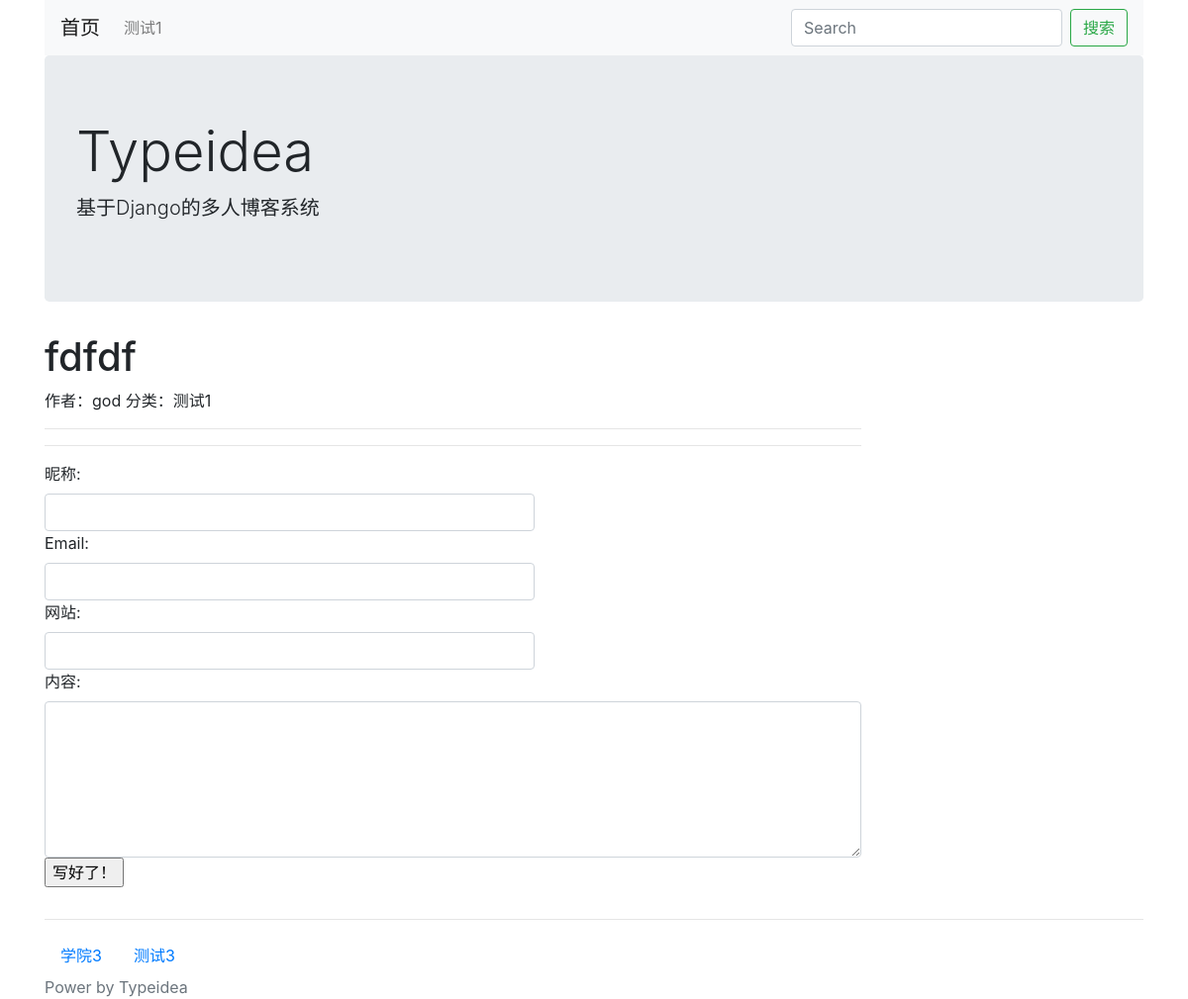
The page /post/3 on the database as committed earlier.
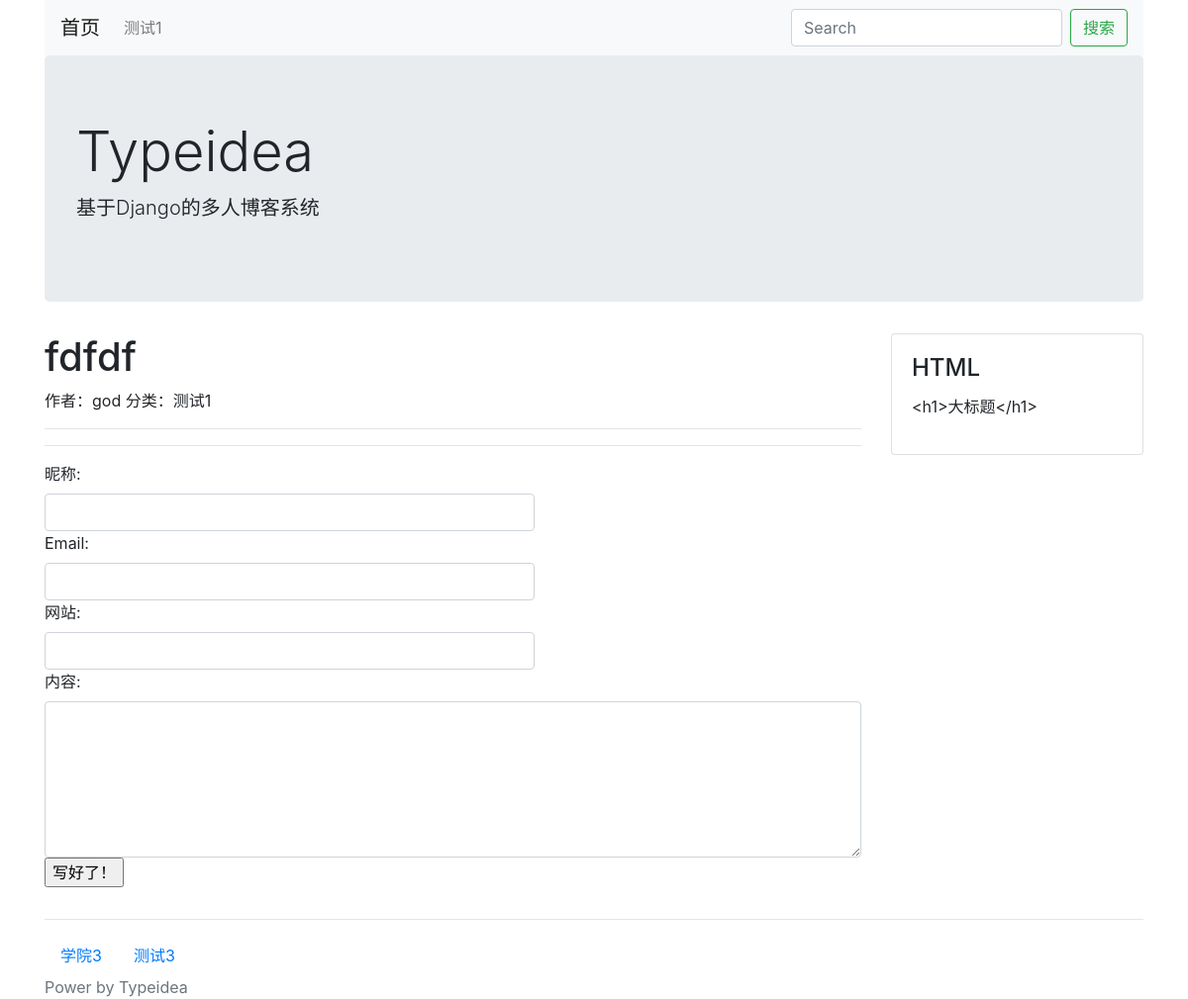
The same page on the database as committed later.
### blog/models.py (models this page shows, shortened)
class Category(models.Model):
    STATUS_NORMAL = 1
    STATUS_DELETE = 0
    STATUS_ITEMS = (
        (STATUS_NORMAL, '正常'),
        (STATUS_DELETE, '删除'),
    )
    name = models.CharField(max_length=50, verbose_name='名称')
    status = models.PositiveIntegerField(default=STATUS_NORMAL, choices=STATUS_ITEMS, verbose_name='状态')
    is_nav = models.BooleanField(default=False, verbose_name='是否为导航')
    owner = models.ForeignKey(User, verbose_name='作者', on_delete=models.DO_NOTHING)
    created_time = models.DateTimeField(auto_now_add=True, verbose_name='创建时间')
    @classmethod
    def get_navs(cls):
        categories = cls.objects.filter(status=cls.STATUS_NORMAL)
        nav_categories = []
        normal_categories = []
        for cate in categories:
            if cate.is_nav:
                nav_categories.append(cate)
            else:
                normal_categories.append(cate)
        context = dict()
        context['navs'] = nav_categories
        context['categories'] = normal_categories
        return context
    class Meta:
        verbose_name = verbose_name_plural = '分类'

### config/models.py (models this page shows)
class SideBar(models.Model):
    STATUS_SHOW = 1
    STATUS_HIDE = 0
    STATUS_ITEMS = (
        (STATUS_SHOW, '展示'),
        (STATUS_HIDE, '隐藏'),
    )
    DISPLAY_HTML = 1
    DISPLAY_LATEST = 2
    DISPLAY_HOT = 3
    DISPLAY_COMMENT = 4
    SIDE_TYPE = (
        (DISPLAY_HTML, 'HTML'),
        (DISPLAY_LATEST, '最新文章'),
        (DISPLAY_HOT, '最热文章'),
        (DISPLAY_COMMENT, '最近评论'),
    )
    title = models.CharField(max_length=50, verbose_name='标题')
    display_type = models.PositiveIntegerField(default=1, choices=SIDE_TYPE, verbose_name='展示类型')
    content = models.CharField(max_length=500, blank=True, verbose_name='内容', help_text='如果设置的不是 HTML 类型，可为空')
    status = models.PositiveIntegerField(default=STATUS_SHOW, choices=STATUS_ITEMS, verbose_name='状态')
    owner = models.ForeignKey(User, verbose_name='作者', on_delete=models.DO_NOTHING)
    created_time = models.DateTimeField(auto_now_add=True, verbose_name='创建时间')
    @property
    def content_html(self):
        from blog.models import Post
        from comment.models import Comment
        result = ''
        context = dict()
        if self.display_type == self.DISPLAY_HTML:
            result = self.content
        elif self.display_type == self.DISPLAY_LATEST:
            context['posts'] = Post.latest_posts()
            result = render_to_string('config/blocks/sidebar_posts.html', context)
        elif self.display_type == self.DISPLAY_HOT:
            context['posts'] = Post.hot_posts()
            result = render_to_string('config/blocks/sidebar_posts.html', context)
        elif self.display_type == self.DISPLAY_COMMENT:
            context['comments'] = Comment.objects.filter(status=Comment.STATUS_NORMAL)
            result = render_to_string('config/blocks/sidebar_comments.html', context)
        return result
    @classmethod
    def get_all(cls):
        return cls.objects.filter(status=cls.STATUS_SHOW)
    class Meta:
        verbose_name = verbose_name_plural = '侧边栏'

### blog/views.py (the view)
# urls.py: path('post/<int:post_id>', views.PostDetailView.as_view(), name='post_detail'),  # 详情页
class PostDetailView(CommonViewMixin, DetailView):
    queryset = Post.latest_posts()  # 获取了所有博客数据
    template_name = 'blog/detail.html'  # 指定模板页面
    context_object_name = 'post'
    pk_url_kwarg = 'post_id'  # url传进来的参数
    def get(self, request, *args, **kwargs):
        response = super().get(request, *args, **kwargs)
        self.handle_visited()
        return response
    def handle_visited(self):
        increase_pv = False
        increase_uv = False
        uid = self.request.uid
        pv_key = 'pv:{}:{}'.format(uid, self.request.path)
        uv_key = 'uv:{}:{}:{}'.format(uid, str(date.today()), self.request.path)
        if not cache.get(pv_key):
            increase_pv = True
            cache.set(pv_key, 1, 1*60)  # 1分钟有效
        if not cache.get(uv_key):
            increase_uv = True
            cache.set(uv_key, 1, 24*60*60)  # 24小时有效
        if increase_pv and increase_uv:
            Post.objects.filter(pk=self.object.id).update(pv=F('pv') + 1, uv=F('uv') + 1)
        elif increase_pv:
            Post.objects.filter(pk=self.object.id).update(pv=F('pv') + 1)
        elif increase_uv:
            Post.objects.filter(pk=self.object.id).update(uv=F('uv') + 1)

### comment/forms.py (shortened to what this page needs)
class CommentForm(forms.ModelForm):
    nickname = forms.CharField(
        label='昵称',
        max_length=50,
        widget=forms.widgets.Input(
            attrs={'class': 'form-control', 'style': 'width: 60%;'}
        )
    )
    email = forms.CharField(
        label='Email',
        max_length=50,
        widget=forms.widgets.EmailInput(
            attrs={'class': 'form-control', 'style': 'width: 60%;'}
        )
    )
    website = forms.CharField(
        label='网站',
        max_length=100,
        widget=forms.widgets.URLInput(
            attrs={'class': 'form-control', 'style': 'width: 60%;'}
        )
    )
    content = forms.CharField(
        label='内容',
        max_length=500,
        widget=forms.widgets.Textarea(
            attrs={'rows': 6, 'cols': 60, 'class': 'form-control'}
        )
    )
    class Meta:
        model = Comment
        fields = ['nickname', 'email', 'website', 'content']

### blog/views.py (called while the page is built)
    def get_context_data(self, **kwargs):
        context = super().get_context_data(**kwargs)
        context['sidebars'] = SideBar.get_all()
        context.update(Category.get_navs())
        return context

### typeidea/themes/bootstrap/templates/blog/detail.html (shortened to what this page needs)
{% extends "./base.html" %}
{% load comment_block %}
{% load static %}
{% block extra_head %}
    <link rel="stylesheet" type="text/css" href="{% static 'css/googlecode.min.css' %}">
{% endblock %}
{% block main %}
    <div>
        {% if post %}
            <h1>{{ post.title }}</h1>
            <div>
                <span>作者：{{ post.owner.username }}</span>
                <span>分类：{{ post.category.name }}</span>
            </div>
        <hr/>
        {% endif %}
    </div>
    {% comment_block request.path %}
{% endblock %}

### typeidea/themes/bootstrap/templates/blog/base.html (shortened to what this page needs)
{% load static %}
<!DOCTYPE html>
<html lang="zh">
<head>
    <link rel="stylesheet" type="text/css" href="{% static 'css/bootstrap.min.css' %}">
    {% block extra_head %}
    {% endblock %}
</head>
<body>
    <div class="container head">
        <nav class="navbar navbar-expand-lg navbar-light bg-light">
            <a class="navbar-brand" href="/">首页</a>
            <div class="collapse navbar-collapse" id="navbarSupportedContent">
                <ul class="navbar-nav mr-auto">
                    {% for cate in navs %}
                        <li class="nav-item">
                            <a class="nav-link" href="{% url 'post_list_category' cate.id %}">{{ cate.name }}</a>
                        </li>
                    {% endfor %}
                </ul>
                <form class="form-inline my-2 my-lg-0" action="{% url 'search' %}" method="GET">
                    <input class="form-control mr-sm-2" type="search" name="keyword" placeholder="Search" aria-label="Search" value="{{ keyword }}">
                    <button class="btn btn-outline-success" type="submit">搜索</button>
                </form>
            </div>
        </nav>
        <div class="jumbotron">
            <h1 class="display-4">Typeidea</h1>
            <p class="lead">基于Django的多人博客系统</p>
        </div>
    </div>
    <div class="container main">
        <div class="row">
            <div class="col-9 post-list">
                {% block main %}
                {% endblock %}
            </div>
            <div class="col-3">
                {% block sidebar %}
                    {% for sidebar in sidebars %}
                        <div class="card sidebar">
                            <div class="card-body">
                                <h4 class="card-title">{{ sidebar.title }}</h4>
                                <p>
                                    {{ sidebar.content_html }}
                                </p>
                            </div>
                        </div>
                    {% endfor %}
                {% endblock %}
            </div>
        </div>
    </div>
    <footer class="footer">
        {% block footer %}
            <div class="container">
                <hr/>
                <nav class="nav category">
                    {% for cate in categories %}
                        <a href="{% url 'post_list_category' cate.id %}" class="nav-link">{{ cate.name }}</a>
                    {% endfor %}
                </nav>
            </div>
            <div class="container power">
                <span class="text-muted">Power by Typeidea</span>
            </div>
        {% endblock %}
    </footer>
</body>
</html>

Rows that differ between the two databases and show on the page:
added SideBar: title "HTML", content_html "<h1>大标题</h1>"
